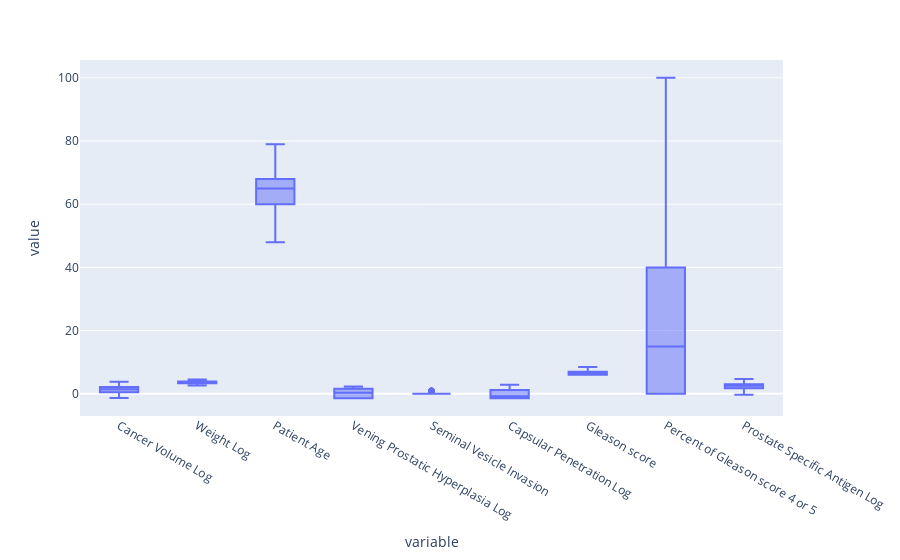

Source (notebook cell):
### Code cell
fig = px.box(df[num_cols], y=num_cols)
fig.show()

### Figure 1 — Plotly figure (JSON) as saved in the notebook; plotly's stock layout.template omitted (floating-point values rounded to 4 significant figures; data arrays with more than 128 entries replaced by an {"elided": "..."} marker saying what was removed)
{"data": [{"alignmentgroup": "True", "hovertemplate": "variable=%{x}<br>value=%{y}<extra></extra>", "legendgroup": "", "marker": {"color": "#636efa"}, "name": "", "notched": false, "offsetgroup": "", "orientation": "v", "showlegend": false, "type": "box", "x": {"elided": "873 str values"}, "x0": " ", "xaxis": "x", "y": {"elided": "873 float values"}, "y0": " ", "yaxis": "y"}], "layout": {"boxmode": "group", "legend": {"tracegroupgap": 0}, "margin": {"t": 60}, "xaxis": {"anchor": "y", "domain": [0, 1], "title": {"text": "variable"}}, "yaxis": {"anchor": "x", "domain": [0, 1], "title": {"text": "value"}}}}
